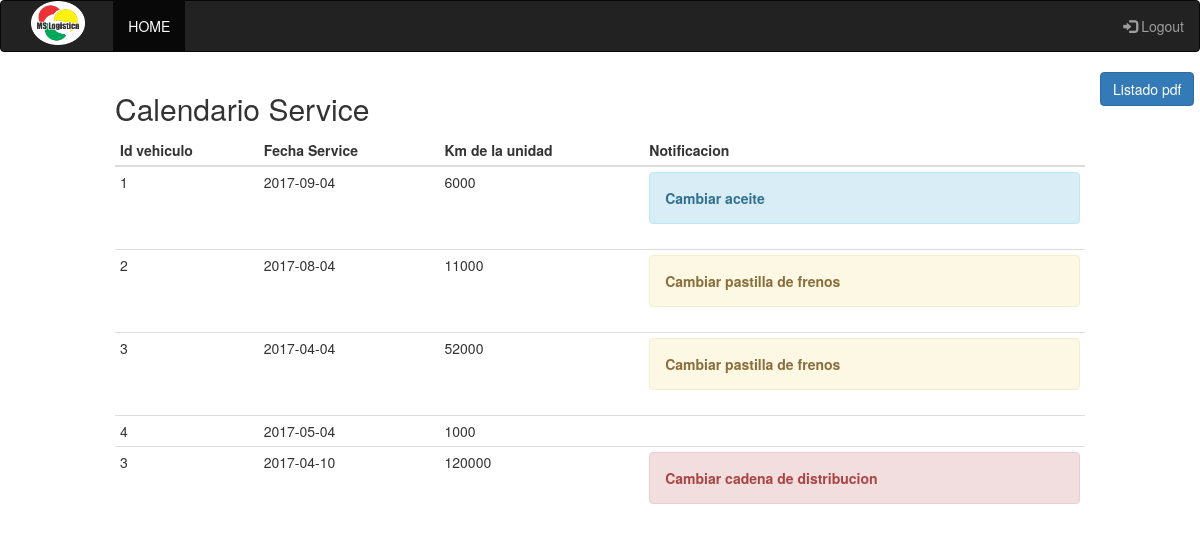
Screenshot of /vistas/CalendarioService.php (signed in) with the database file from the repository.
### tables this page shows
create table calendarioService(
id int  AUTO_INCREMENT primary key,
id_vehiculo int,
fecha_service date,
km_de_la_unidad int
);

### modelo/conexion.php (called while the page is built, shortened)
<?php
  class Conexion{
    public static function conectar(){
      $con = mysqli_connect("localhost","root","","logikw");
      return $con;
    }
    public static function getQuery($sql){
      $con = Conexion::conectar();
      $datos = mysqli_query($con, $sql);
      return $datos;
    }
}
?>

### vistas/CalendarioService.php (the view, shortened to what this page needs)
<?php
	if(isset($_SESSION['mecanico'])){
			$query= CalendarioService::getAll();
		$resultado = Conexion::getQuery($query);
	}
	else{
		header("Location: ../index.php");
	}
?>
<!DOCTYPE html>
<html>
<head>
  <link rel="stylesheet" type="text/css" href="../css/bootstrap.min.css">
  <link rel="stylesheet" type="text/css" href="../css/home.css">
</head>
<body>
<nav class="navbar navbar-inverse">
  <div class="container-fluid col-sm-12">
    <div class="navbar-header col-sm-1">
     <img src="../image/logo.png">
    </div>
    <ul class="nav navbar-nav col-sm-4">
      <li class="active"><a href="mecanicoLogeado.php">HOME</a></li>
    </ul>
	<ul class="nav navbar-nav navbar-right">
		<li><a href=""  data-toggle="modal" data-target="#logout"><span class="glyphicon glyphicon-log-in" ></span> Logout</a></li>
	</ul>
</nav>
<div class="col-sm-10 col-sm-offset-1">
  <h2>Calendario Service</h2>
  <table class="table table-condensed">
    <thead>
      <tr>
        <th>Id vehiculo</th>
        <th>Fecha Service</th>
        <th>Km de la unidad</th>
	 <th>Notificacion</th>
      </tr>
    </thead>
    <tbody>
   	<?php
	while($var = mysqli_fetch_assoc($resultado)){
	if( $var['km_de_la_unidad']>100000)
{$notificacion='<div class="alert alert-danger">
  <strong>Cambiar cadena de distribucion</strong>
</div>';}
	elseif( $var['km_de_la_unidad']>10000)
	{$notificacion='<div class="alert alert-warning">
  <strong>Cambiar pastilla de frenos</strong>
</div>';}
	elseif( $var['km_de_la_unidad']>5000 )
		{$notificacion='<div class="alert alert-info">
  <strong>Cambiar aceite</strong>
</div>';}
		else{$notificacion="";}
		echo "<form method='POST' action='../../modelo/ejecutarAbmEmpresa.php'>
		 <tr>
		 <td>".$var['id_vehiculo']."</td>
		 <td>".$var['fecha_service']."</td>
		 <td>".$var['km_de_la_unidad']."</td>
		 <td>".$notificacion."</td>
		 </tr>
  		 </form>";
	}
   	?>
    </tbody>
  </table>
</div>
			<input type="submit"  class='btn btn-primary' value="Listado pdf" onclick = "location='ListadoPdfCalendarioService.php'"/>
</body>
</html>

### css/home.css (style rules this page uses)
body { background-color: #FFFFFF; }
img { margin: 0 auto; }
.navbar-header img { width: 80%; }

### rows the page displays
calendarioservice: id_vehiculo "1", fecha_service "2017-09-04", km_de_la_unidad "6000", shows "Cambiar aceite"
calendarioservice: id_vehiculo "2", fecha_service "2017-08-04", km_de_la_unidad "11000", shows "Cambiar pastilla de frenos"
calendarioservice: id_vehiculo "3", fecha_service "2017-04-04", km_de_la_unidad "52000", shows "Cambiar pastilla de frenos"
calendarioservice: id_vehiculo "4", fecha_service "2017-05-04", km_de_la_unidad "1000"
calendarioservice: id_vehiculo "3", fecha_service "2017-04-10", km_de_la_unidad "120000", shows "Cambiar cadena de distribucion"
